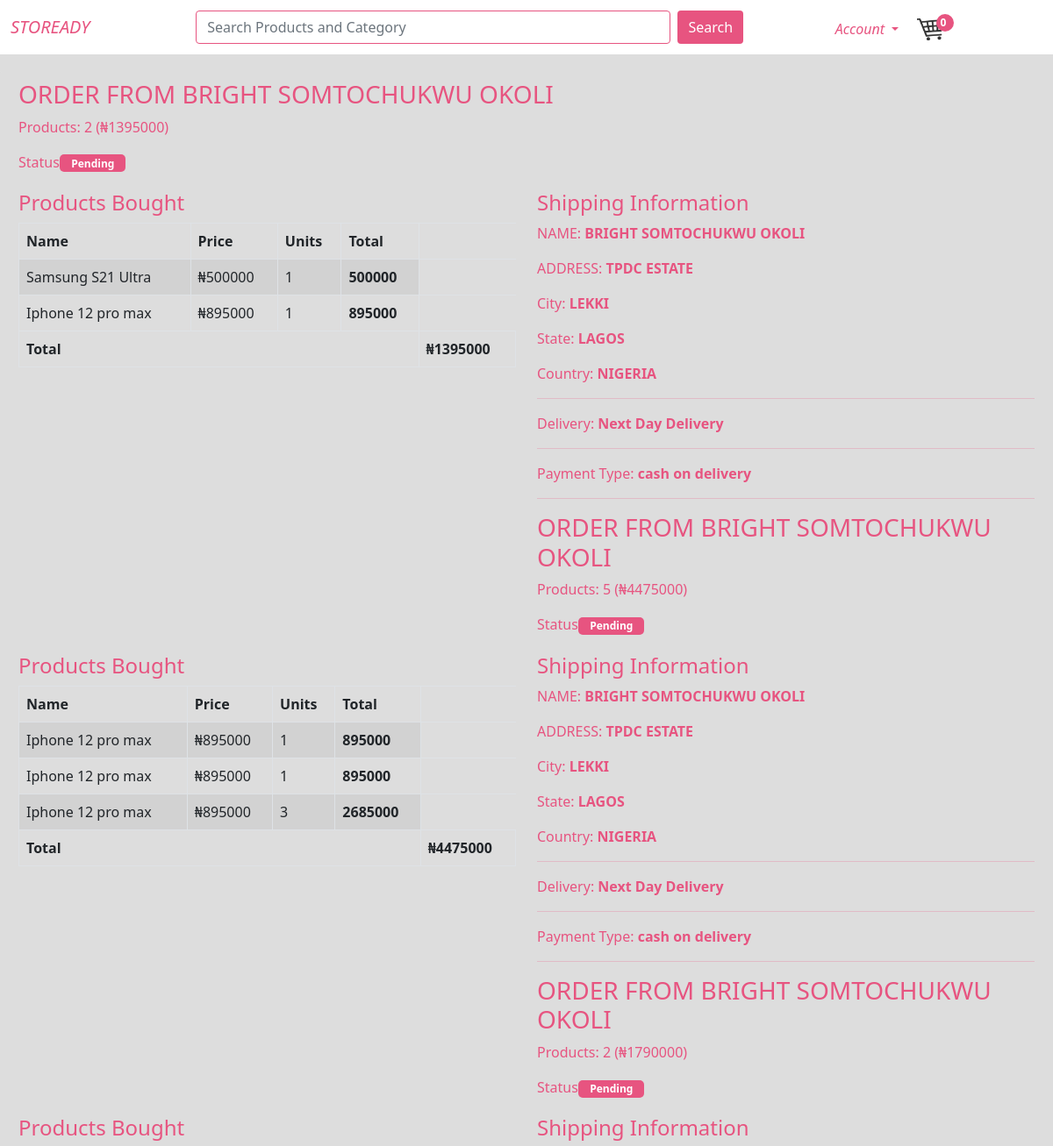
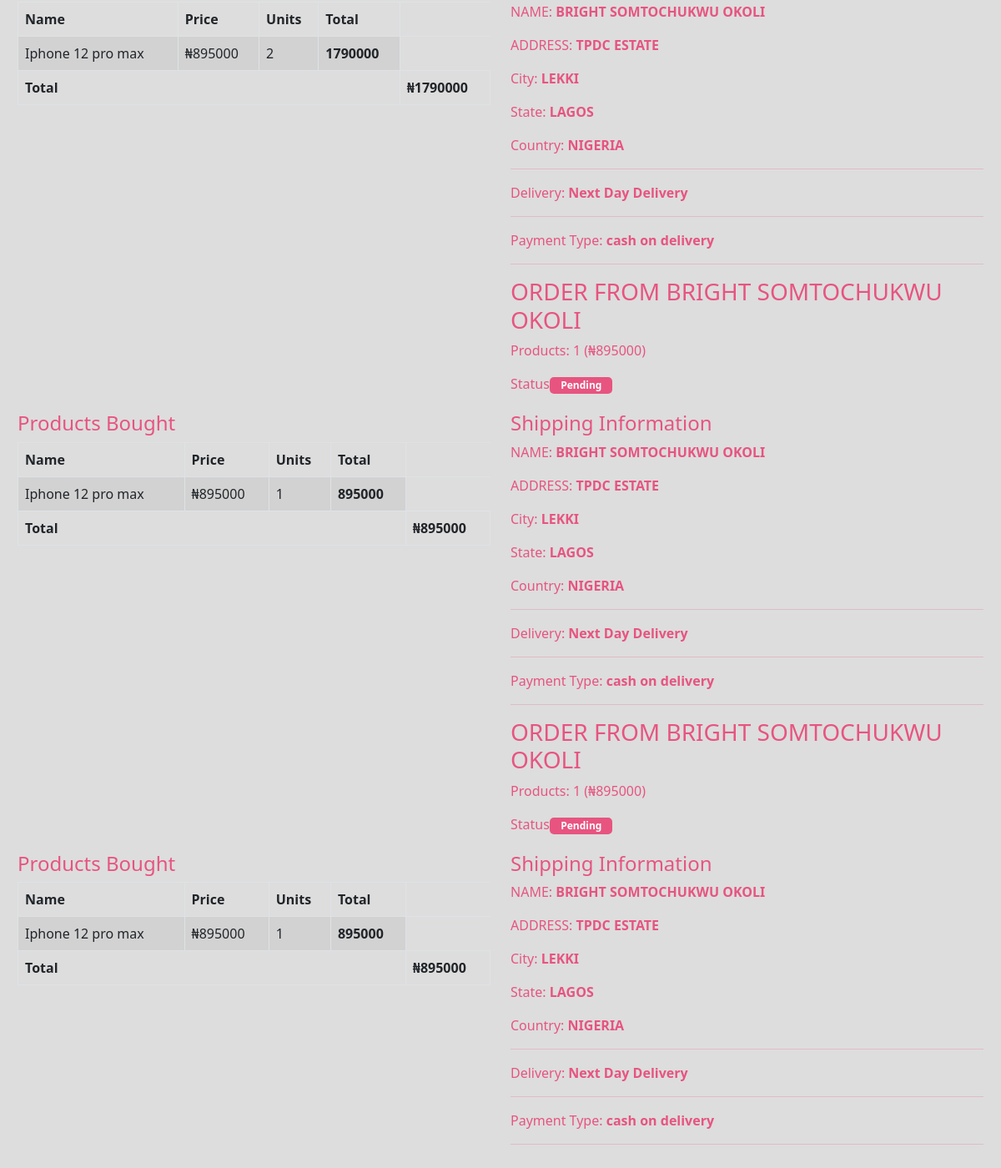
Page /orders (signed in) on the committed database (2 pictures, top to bottom).
### SSjumia/models.py (models this page shows, shortened)
class Order(db.Model):
    __tablename__='order'
    id=db.Column(db.Integer,unique=True,primary_key=True,nullable=False)
    username=db.Column(db.String(50),nullable=False)
    first_name=db.Column(db.String(50),nullable=False)
    last_name=db.Column(db.String(50),nullable=False)
    phone_num=db.Column(db.Integer,nullable=False)
    address=db.Column(db.String(100),nullable=False)
    city=db.Column(db.String(50),nullable=False)
    state=db.Column(db.String(50),nullable=False)
    country=db.Column(db.String(50),nullable=False)
    email=db.Column(db.String(50),nullable=False)
    reference=db.Column(db.String(10),nullable=False)
    status=db.Column(db.String(20),nullable=False)
    payment_type=db.Column(db.String(20),nullable=False)
    complete=db.Column(db.Boolean,default=False)
    date_posted=db.Column(db.DateTime,nullable=False,default=datetime.utcnow())
    user_id=db.Column(db.Integer,db.ForeignKey('user.id'),nullable=False)
    items=db.relationship('Order_items',backref='order',lazy=True)
    def order_total(self):
        return db.session.query(db.func.sum(Order_items.quantity*Product.prod_price)).join(Product).filter(Order_items.order_id==self.id).scalar()
    def quantity_total(self):
        return db.session.query(db.func.sum(Order_items.quantity)).filter(Order_items.order_id==self.id).scalar()

class User(db.Model,UserMixin):
    __tablename__='user'
    id= db.Column(db.Integer,unique=True,primary_key=True)
    username=db.Column(db.String(50),unique=True,nullable=False)
    first_name=db.Column(db.String(50),nullable=False)
    last_name=db.Column(db.String(50),nullable=False)
    phone_num=db.Column(db.Integer,nullable=False)
    address=db.Column(db.String(100),nullable=False)
    city=db.Column(db.String(50),nullable=False)
    state=db.Column(db.String(50),nullable=False)
    country=db.Column(db.String(50),nullable=False)
    email=db.Column(db.String(50),nullable=False)
    password=db.Column(db.String(50),nullable=False)
    order=db.relationship('Order',backref='author',lazy=True)

class Order_items(db.Model):
    __tablename__='order_items'
    id=db.Column(db.Integer,primary_key=True,unique=True,nullable=False)
    order_id=db.Column(db.Integer,db.ForeignKey('order.id'),nullable=False)
    product_id=db.Column(db.Integer,db.ForeignKey('product.id'),nullable=False)
    quantity=db.Column(db.Integer,nullable=False)

class Product(db.Model):
    __tablename__="product"
    id=db.Column(db.Integer,unique=True,primary_key=True)
    image_file=db.Column(db.String(500),nullable=False,default="default.jpg")
    prod_name=db.Column(db.String(20),nullable=False)
    prod_price=db.Column(db.Integer,nullable=False)
    product_desc=db.Column(db.Text,nullable=False)
    cat_id=db.Column(db.Integer,db.ForeignKey('categories.id'),nullable=False)
    date_posted=db.Column(db.DateTime,nullable=False,default=datetime.utcnow())
    prod_stock=db.Column(db.Integer)
    category=db.relationship('Category',backref='cat_posts',foreign_keys=[cat_id])
    orders=db.relationship('Order_items',backref='product',lazy=True)

### SSjumia/users/routes.py (the view)
@users.route("/orders")
def orders():
    page= request.args.get('page',1,type=int)
    user=User.query.filter_by(username=current_user.username).first_or_404()
    orders=Order.query.filter_by(author=user).order_by(Order.date_posted.desc()).paginate(page=page,per_page=5)
    return render_template('users/view_orders.html', orders=orders,user=user)

### SSjumia/models.py (called while the page is built)
@login_manager.user_loader
def load_user(user_id):
    return User.query.get(int(user_id))

### SSjumia/Templates/users/view_orders.html (shortened to what this page needs)
{% extends 'layout.html'%}
{% block content %}
<div class="row pad">
	<div class="col-lg-12">
		<div class="panel panel-default">
			<div class="panel-body">
                {%for order in orders.items%}
				<h3 class="bold capitalize">ORDER FROM {{user.first_name + ' ' + user.last_name }}</h3>
                <p>Products: {{order.quantity_total()}} (&#8358;{{order.order_total()}})</p>
				<p>Status: <span class="badge status">{{order.status}}</span></p>
			</div>
		</div>
	</div>
</div>
<div class="row">
	<div class="col-lg-6">
		<div class="panel panel-default">
			<div class="panel-body">
				<h4>Products Bought</h4>
			</div>
			<div class="table-responsive">
				<table class="table table-striped table-bordered">
					<thead>
						<tr>
							<th>Name</th><th>Price</th><th>Units</th><th>Total</th>
						</tr>
					</thead>
					<tbody>
                        {% for item in order.items%}
						<tr>
							<td>{{item.product.prod_name}}</td>
							<td>&#8358;{{item.product.prod_price}}</td>
							<td>{{item.quantity}}</td>
							<th>{{item.product.prod_price * item.quantity}}</th>
						</tr>
                        {% endfor %}
					</tbody>
					<tfoot>
						<tr>
							<th colspan="4" class="text-right">Total</th>
							<th> &#8358;{{order.order_total()}}</th>
						</tr>
					</tfoot>
				</table>
			</div>
		</div>
	</div>
	<div class="col-lg-6">
		<div role="tabpanel">
			<div class="tab-content">
				<div role="tabpanel" class="tab-pane active" id="shipping">
					<h4 class="bold">Shipping Information</h4>
					<p> NAME: <strong class="capitalize">{{user.first_name + ' ' + user.last_name}}</strong></p>
					<p> ADDRESS:
						<strong class="capitalize">{{user.address}}</strong>
					</p>
					<p> City: <strong class="capitalize">{{user.city}}</strong></p>
					<p> State: <strong class="capitalize">{{user.state}}</strong></p>
					<p> Country: <strong class="capitalize">{{user.country}}</strong></p>
					<hr />
					<p>
						Delivery: <strong>Next Day Delivery</strong>
					</p>
					<hr />
					<p>
						Payment Type: <strong>{{order.payment_type}}</strong>
					</p>
				</div>
                <hr>
                {% endfor %}
			</div>
		</div>
	</div>
</div>
{% endblock content %}

### SSjumia/static/main.css (style rules this page uses)
body { background:#dddddd; color:#e75480; margin-top:5rem; margin-bottom: 5rem; }
h4 { font-style: Luminari; }
.badge { background-color: #e75480; width:20px; height: 20px; border-radius: 10px; margin-left: -0.5rem; margin-bottom: 0.3rem; text-align: center; }
.status { height: 20px; width: 75px; border-radius: 5px; }
.capitalize { text-transform: uppercase; }

### rows in the picture
Order: quantity_total "2", order_total "1395000", status "Pending", payment_type "cash on delivery"
User: first_name+last_name "BRIGHT SOMTOCHUKWU OKOLI", address "TPDC ESTATE", city "LEKKI", state "LAGOS", country "NIGERIA"
Order_items: product.prod_name "Samsung S21 Ultra", product.prod_price "500000", quantity "1", item.product.prod_price*item.quantity "500000"
Order_items: product.prod_name "Iphone 12 pro max", product.prod_price "895000", quantity "1", item.product.prod_price*item.quantity "895000"
Order: quantity_total "5", order_total "4475000", status "Pending", payment_type "cash on delivery"
Order_items: product.prod_name "Iphone 12 pro max", product.prod_price "895000", quantity "1", item.product.prod_price*item.quantity "895000"
Order_items: product.prod_name "Iphone 12 pro max", product.prod_price "895000", quantity "1", item.product.prod_price*item.quantity "895000"
Order_items: product.prod_name "Iphone 12 pro max", product.prod_price "895000", quantity "3", item.product.prod_price*item.quantity "2685000"
Order: quantity_total "2", order_total "1790000", status "Pending", payment_type "cash on delivery"
Order_items: product.prod_name "Iphone 12 pro max", product.prod_price "895000", quantity "2", item.product.prod_price*item.quantity "1790000"
Order: quantity_total "1", order_total "895000", status "Pending", payment_type "cash on delivery"
Order_items: product.prod_name "Iphone 12 pro max", product.prod_price "895000", quantity "1", item.product.prod_price*item.quantity "895000"
Order: quantity_total "1", order_total "895000", status "Pending", payment_type "cash on delivery"
Order_items: product.prod_name "Iphone 12 pro max", product.prod_price "895000", quantity "1", item.product.prod_price*item.quantity "895000"

### other values in the picture
{{ session['cart']|length }} "0"
